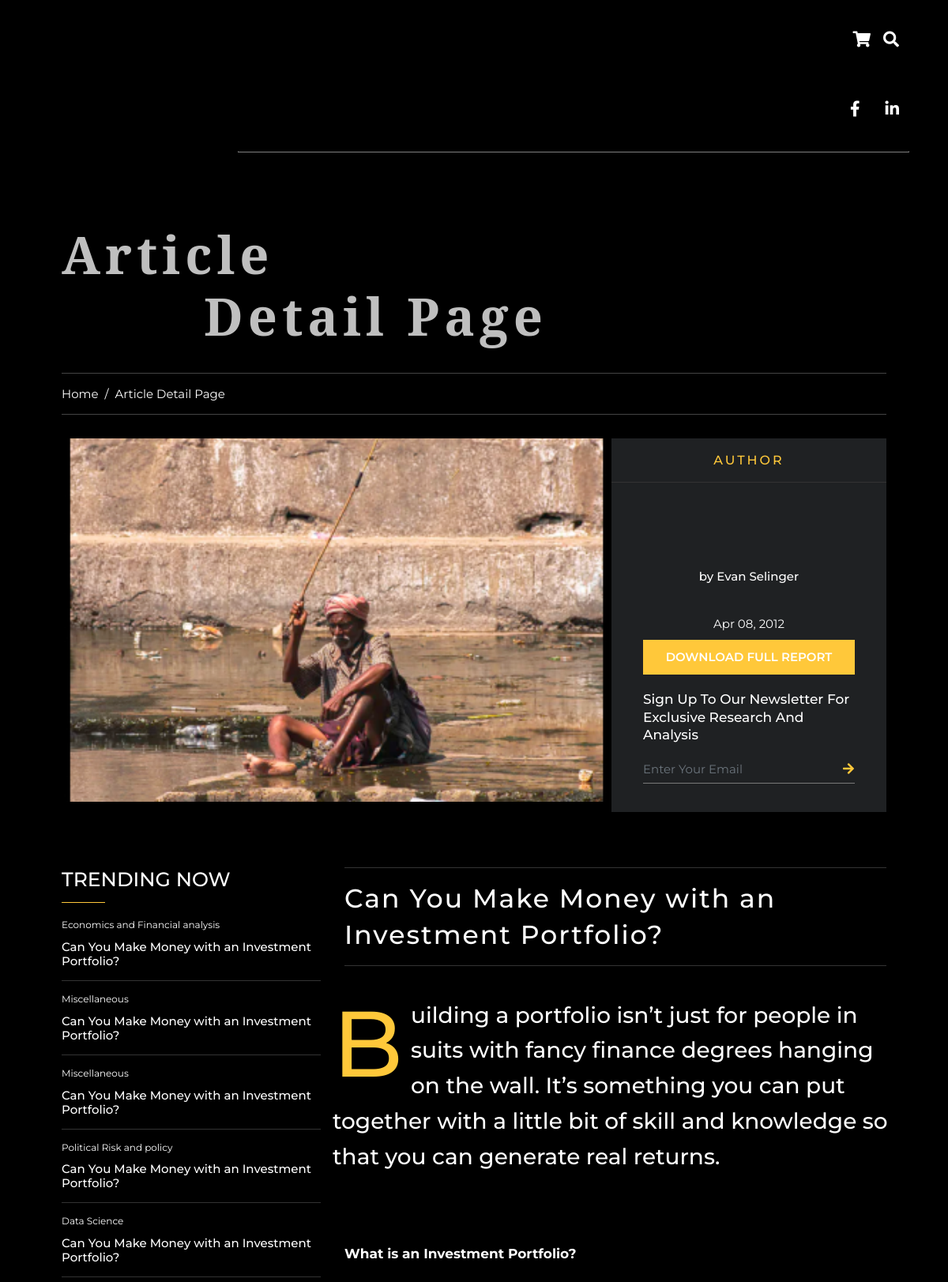
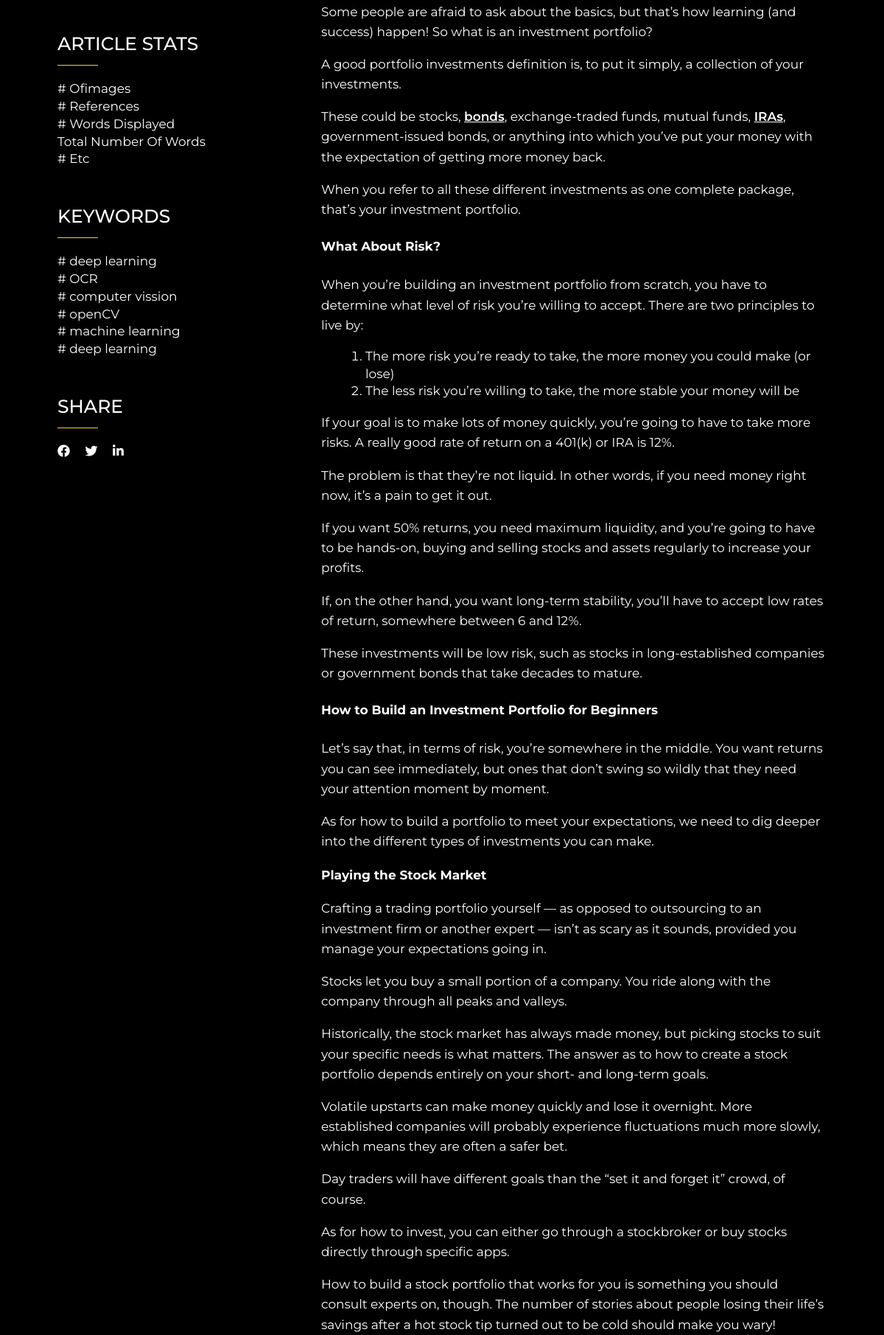
Screenshot of /articles/details/13 (upper part) with the database file from the repository (2 pictures, top to bottom).
### blog/models.py (models this page shows, shortened)
class Blogs(models.Model):
    authorId = models.ForeignKey(settings.AUTH_USER_MODEL, on_delete=models.CASCADE)
    title = models.CharField(max_length=250, null=False, blank=False)
    shortDescription = models.TextField(max_length=300, null=False, blank=False)
    highLights = RichTextField(default="")
    content = models.TextField()
    image = models.ImageField(null=False, blank=False, upload_to='blog_images/')
    categories = models.ForeignKey(BlogCategorie, on_delete=models.CASCADE, null=False, blank=False)
    keywords = models.ManyToManyField(BlogKeyword, default='', blank=True)
    viewCount = models.IntegerField(default=0)
    shareCount = models.IntegerField(default=0)
    status_choices = (
            ('pub', 'Published'),
            ('daf', 'Draft'),
            ('trs', 'Trash'),
        )
    status = models.CharField(max_length=50, choices=status_choices, default='pub')
    dateAdded = models.DateTimeField(auto_now_add=True)
    lastUpdated = models.DateTimeField(auto_now_add=True, null=True, blank=True)
    pdf_file = models.FileField(upload_to='blog_pdfs/', null=True, blank=True)
    def save(self, *args, **kwargs):
        print("save() called")
        try:
            super().save(*args, **kwargs)
            print("super().save() called")
        except Exception as e:
            print(f"Error in super().save(): {str(e)}")
            import traceback
            print(traceback.format_exc())
            raise  # Re-raise the exception after printing
        pdf_content = generate_pdf(
            self.title,
            self.shortDescription,
            self.highLights,
            self.content,
            self.image.path if self.image else None
        )
    class Meta:
        db_table = "tbl_blogs"
    def image_tag(self):
        if self.image:
            return mark_safe('<img src="/media/%s" width="50" height="50" />' % (self.image))
        else:
            return mark_safe('<img src="/media/document/default.jpg" width="50" height="50" />')
    image_tag.short_description = 'Image'
    image_tag.allow_tags = True

class BlogCategorie(models.Model):
    category_name = models.CharField(max_length=250, null=False, blank=False)
    category_slug = models.CharField(max_length=250, null=False, blank=False)
    category_order = models.IntegerField(null=True, blank=True)
    class Meta:
        db_table = "tbl_blog_categories"
    def __str__(self):
        return str(self.category_name)

### blog/views.py (the view, shortened to what this page needs)
# urls.py: path('details/<str:blogid>', views.articleDetails),
def articleDetails(request, blogid):
    context = {}
    if blogid.isdigit() == False:
        blogid = request.build_absolute_uri().split("-")[-1]
    context['menuContent'] = getMenuBlogs()
    context["trending_articles"] = Blogs.objects.all().order_by("-viewCount")[:5]
    context['categories'] = BlogCategorie.objects.all().order_by('category_order')
    user_placeholder_image = static('/images/profile/user-place-holder.png')
    context['userImage'] = user_placeholder_image
    blogDt = Blogs.objects.get(id=blogid)
    context["blog_comments"] = getComments(blogDt.id)
    context["blogDt"] = blogDt
    context["page_title"] = blogDt.title
    context["site_url"] = request.build_absolute_uri()
    keywords = blogDt.keywords.through.objects.filter(blogs_id=blogid)
    context['keywords'] = ''
    for keyword in keywords:
        context['keywords'] += f'<li><a href="/search?q={keyword.blogkeyword}"># {keyword.blogkeyword}</a></li>'
    if blogDt.viewCount is None:
        blogDt.viewCount = 1
        blogDt.save()
    else:
        blogDt.viewCount = int(blogDt.viewCount) + 1
        blogDt.save()
    context["similar_blogs"] = getSimilarBlogs(blogDt.categories, blogDt.id)
    return render(request, "blogDetails.html", context)

### blog/blogContent.py (called while the page is built, shortened)
def getComments(blog_id):
    comments = Comments.objects.filter(blogId=blog_id).order_by('-id')
    contents = ''
    return contents

### blog/models.py (called while the page is built)
    def __str__(self):
        return str(self.keywords_name)

### templates/blogDetails.html (shortened to what this page needs)
{% extends 'layout/base.html' %}
{% load static %}
{% block content %}
<div class="container">
    <div class="page-title-wrap">
       <h2 class="page-title blog-dt-title">Article <span>Detail Page</span></h2>
    </div>
    <nav aria-label="breadcrumb">
      <ol class="breadcrumb">
        <li class="breadcrumb-item"><a href="/home">Home</a></li>
        <li class="breadcrumb-item active" aria-current="page">Article Detail Page</li>
      </ol>
    </nav>
    <div class="post">
       <div class="post-featured-section">
          <div class="post-featured-image">
             <img class="img-fluid blog-dt-big-img" style="max-height: 460px;" src="{{ blogDt.image.url }}" alt="">
          </div>
          <div class="post-author-block">
             <div class="author-block-header">
                <h3>Author</h3>
             </div>
             <div class="author-block-body">
                <div class="author-image">
                </div>
                <h5 class="author-name">by <a href="#">Evan Selinger</a></h5>
                <div class="post-date">Apr 08, 2012</div>
                <div class="btn-section">
                   <button class="btn btn-theme btn-block">
                       <a href="{% url 'download_blog_pdf' blogDt.id %}" style="color: inherit; text-decoration: none;">Download Full Report</a>
                   </button>
                </div>
                <h4>Sign Up To Our Newsletter For Exclusive Research And Analysis</h4>
                <form>
                   <div class="form-group icon-email-field">
                      <input type="email" class="form-control" placeholder="Enter Your Email">
                      <button type="submit" class="btn">
                         <i class="fas fa-arrow-right"></i>
                      </button>
                   </div>
                </form>
             </div>
          </div>
       </div>
       <div class="row site-content">
          <div class="col-lg-4 secondary widget-area">
             <div class="widget widget-recent-post">
                <h3 class="widget-title">TRENDING NOW</h3>
                <ul>
                  {% for ats in trending_articles %}
                     <li>
                        <div class="entry-meta">
                           <div class="cat-links">
                              <a href="/search?q={{ats.categories}}">{{ats.categories}}</a>
                           </div>
                        </div>
                        <h3 class="entry-title"><a href="/articles/details/{{ats.title}}-{{ats.id}}">{{ats.title}}</a></h3>
                     </li>
                  {% endfor %}
                </ul>
             </div>
             <div class="widget widget-link">
                <h3 class="widget-title">ARTICLE STATS</h3>
                <ul>
                   <li><a href="#"># Ofimages</a></li>
                   <li><a href="#"># References</a></li>
                   <li><a href="#"># Words Displayed</a></li>
                   <li><a href="#">Total Number Of Words</a></li>
                   <li><a href="#"># Etc</a></li>
                </ul>
             </div>
             <div class="widget widget-link">
                <h3 class="widget-title">KEYWORDS</h3>
                <ul>
                   {{keywords | safe}}
                </ul>
             </div>
             <div class="widget widget-link">
               <h3 class="widget-title">SHARE</h3>
               <div class="fb-share-button" data-href="https://developers.facebook.com/docs/plugins/" data-layout="button_count" data-size="small">
                  <a target="_blank" class="share-btn" href="https://www.facebook.com/sharer/sharer.php?u={{site_url}}" class="fb-xfbml-parse-ignore"><i class="fab fa-facebook"></i></a>
                  <a target="_blank" class="twitter-share-button share-btn ml-3" href="https://twitter.com/intent/tweet?text={{site_url}}"><i class="fab fa-twitter"></i></a>
                  <a target="_blank" class="twitter-share-button share-btn ml-3" href="https://www.linkedin.com/sharing/share-offsite/?url={{site_url}}"><i class="fab fa-linkedin-in"></i></a>
               </div>
             </div>
          </div>
          <div class="col-lg-8 primary">
             <h1 class="main-entry-title">{{blogDt.title}}</h1>
             <div class="row">
               <p class="lead drop-cap">{{blogDt.shortDescription}}</p>
             </div>
             <br>
             <div class="blog-content-container">{{blogDt.content | safe}}</div>
          </div>
       </div>
    </div>
 </div>
</div>
{% endblock %}

### static/css/style.css (style rules this page uses)
body { font-family: 'Montserrat', sans-serif; background-color: #000000; color: #fff; }
p { font-size: 13px; font-weight: 500; color: #fff; margin-bottom: 0.5rem; }
a { color:#fff !important; }
.container { max-width: 1300px; margin-bottom: 2rem; }
ul li { color: #fff; }
.blog-content-container * { all: revert; color: inherit !important; font-family: inherit !important; font-size: inherit !important; background-color: inherit !important; }

### templates/blogDetails.html (style rules this page uses)
p { color: #fff !important; }
p a { font-weight: 600 !important; }

### rows the page displays
Blogs: image (picture), categories "Economics and Financial analysis", title "Can You Make Money with an Investment Portfolio?", shortDescription "Building a portfolio isn’t just for people in suits with fancy finance degrees hanging on the wall. It’s something you can put together with a little bit of skill and knowledge so that you can generate real returns.", content "What is an Investment Portfolio? Some people are afraid to ask about the basics, but that’s how learning (and success) happen! So what is an investment portfolio? A good portfolio investments definition is, to put it simply, a collection of your investments. These could be stocks, bonds , exchange-traded funds, mutual funds, IRAs , government-issued bonds, or anything into which you’ve put your money with the expectation of getting more money back. When you refer to all these different investments as one complete package, that’s your investment portfolio. What About Risk? When you’re building an investment portfolio from scratch, you have to determine what level of risk you’re willing to…"
Blogs: categories "Miscellaneous", title "Can You Make Money with an Investment Portfolio?"
Blogs: categories "Miscellaneous", title "Can You Make Money with an Investment Portfolio?"
Blogs: categories "Political Risk and policy", title "Can You Make Money with an Investment Portfolio?"
Blogs: categories "Data Science", title "Can You Make Money with an Investment Portfolio?"

### other values shown
{{ keywords | safe }} "# deep learning # OCR # computer vission # openCV # machine learning # deep learning"
